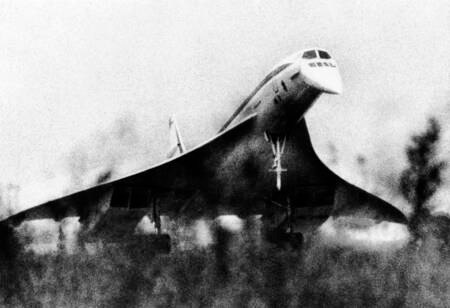
%> input picture Exercise3/exercise_data/concorde.jpg, 450 x 308 px
$ octave Exercise5ImageDenoisingRobustPCA.m   (GNU Octave 9; MATLAB toolbox functions it lacks are replaced by stand-ins)
%> lines starting %> are read from the running program, lines starting %| are printed output that depends on the picture
clear all;
close all;

% Image loading
img_width = 256;
img_height = 256;
y = im2double(rgb2gray(imresize(imread('concorde.jpg'),[img_width,img_height])));
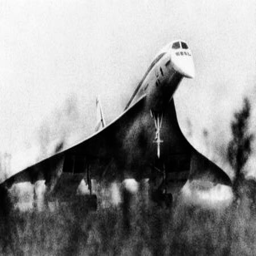
%> y: size 256x256 double; min 0, max 0.996, mean 0.583

% Add salt-and-pepper noise
noise_density = 0.15;
y_noise = imnoise(y, 'salt & pepper', noise_density);
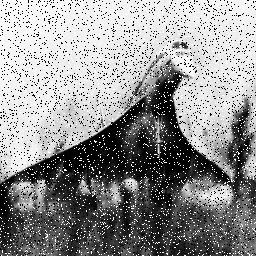
%> y_noise: size 256x256 double; min 0, max 1, mean 0.57

n1 = size(y,1);
%> n1 = 256
n2 = size(y,2);
%> n2 = 256

N=n1*n2;
%> N = 65536

patch_width = 64;
patch_height = 64;

%Setting up the regolarization parameter (you can also try different values
%and choose the one that leads to the best reconstruction).
lambda = 1 / sqrt(max(patch_width, patch_height));

patch_size = [patch_width,patch_height];

% Define row and column sizes for mat2cell
rows = img_height/patch_height;
cols = img_width/patch_width;

% Image reconstruction
noise_components = zeros(img_width,img_height);
reconstructed = zeros(img_width,img_height);
for i=1:rows
    for j=1:cols
        sub_image = y_noise((patch_width)*(i-1)+1:(patch_width)*(i-1)+patch_width,(patch_height)*(j-1)+1:(patch_height)*(j-1)+patch_height);
%> (the run ends here)
